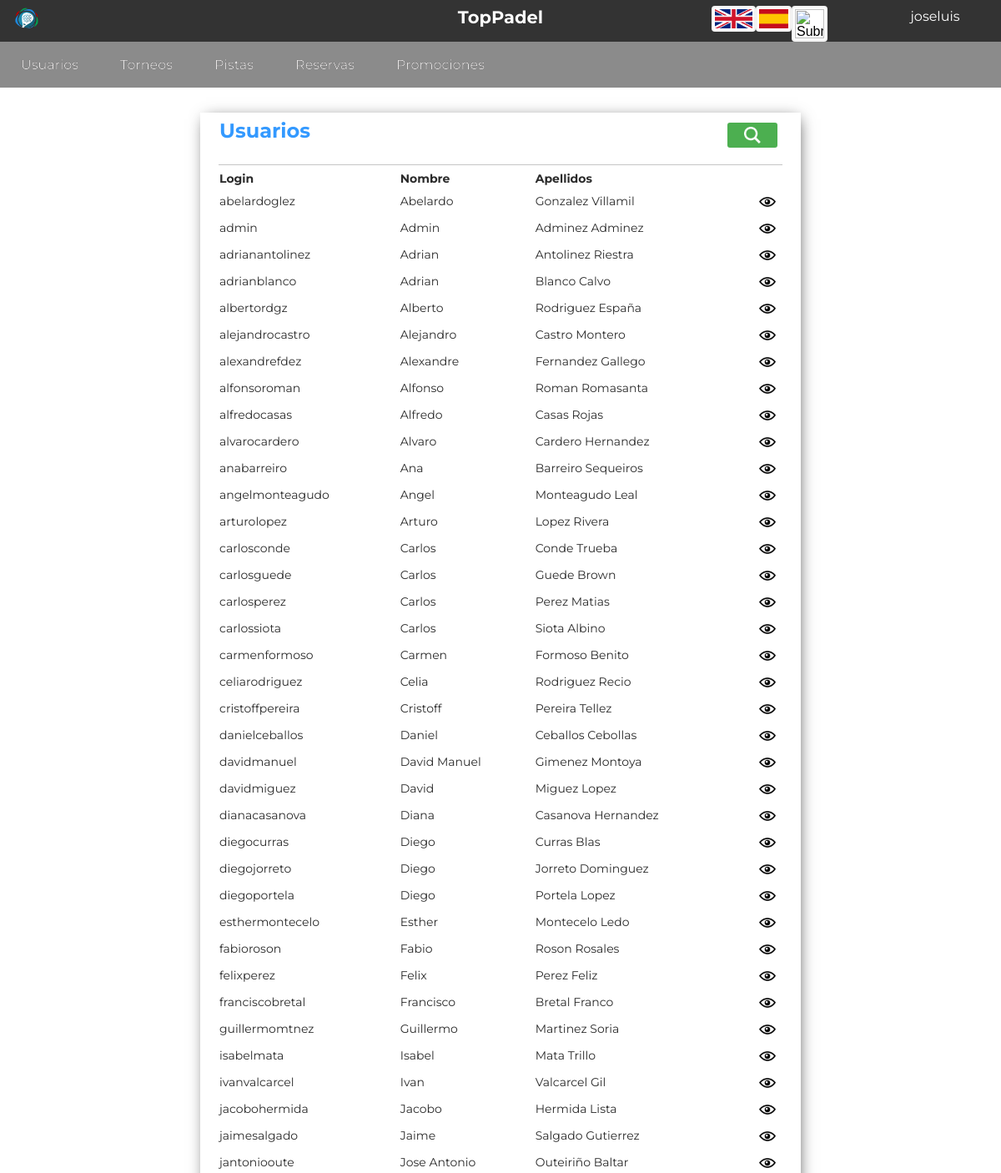
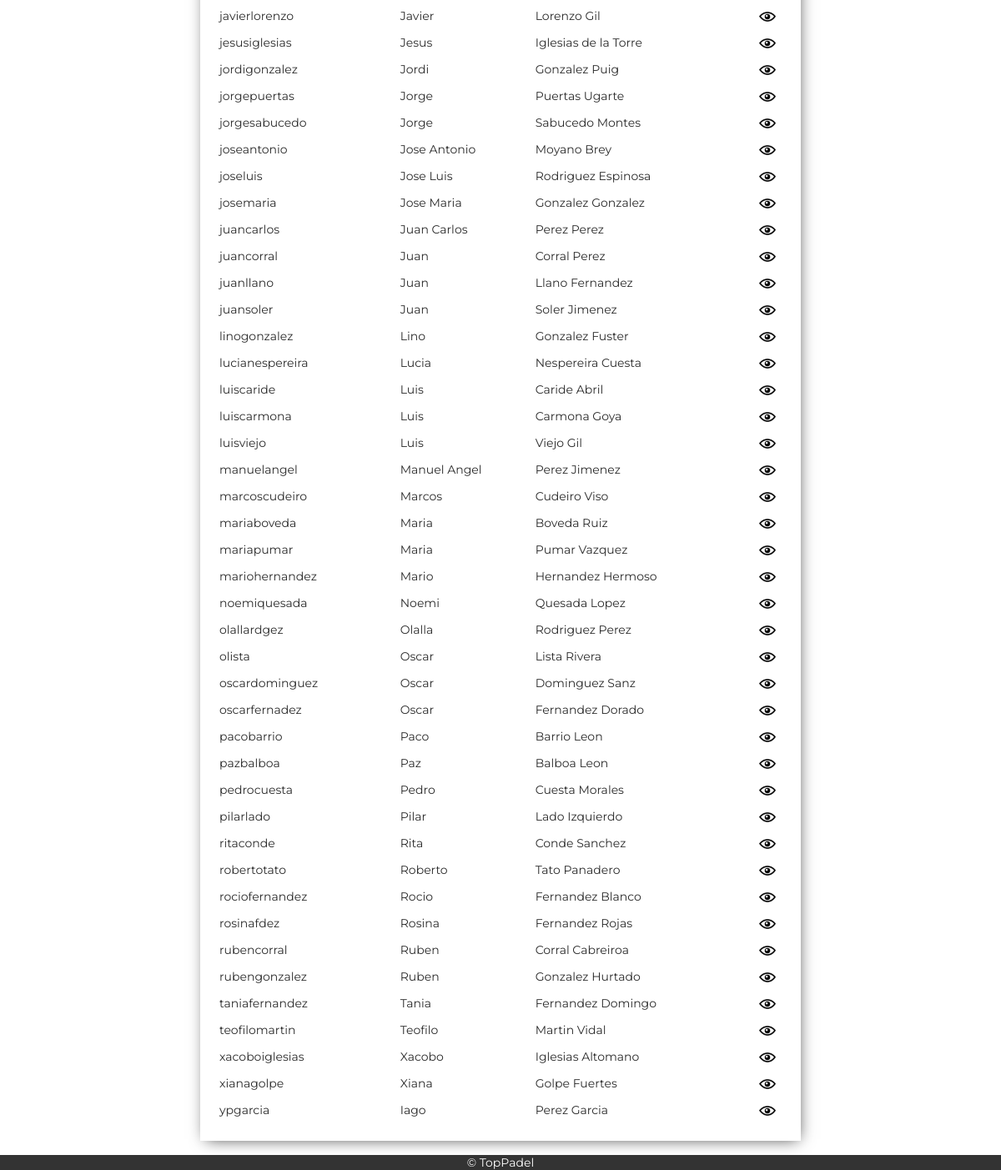
The page /Controllers/Usuarios_Controller.php (signed in) on the database as committed earlier (2 pictures, top to bottom).
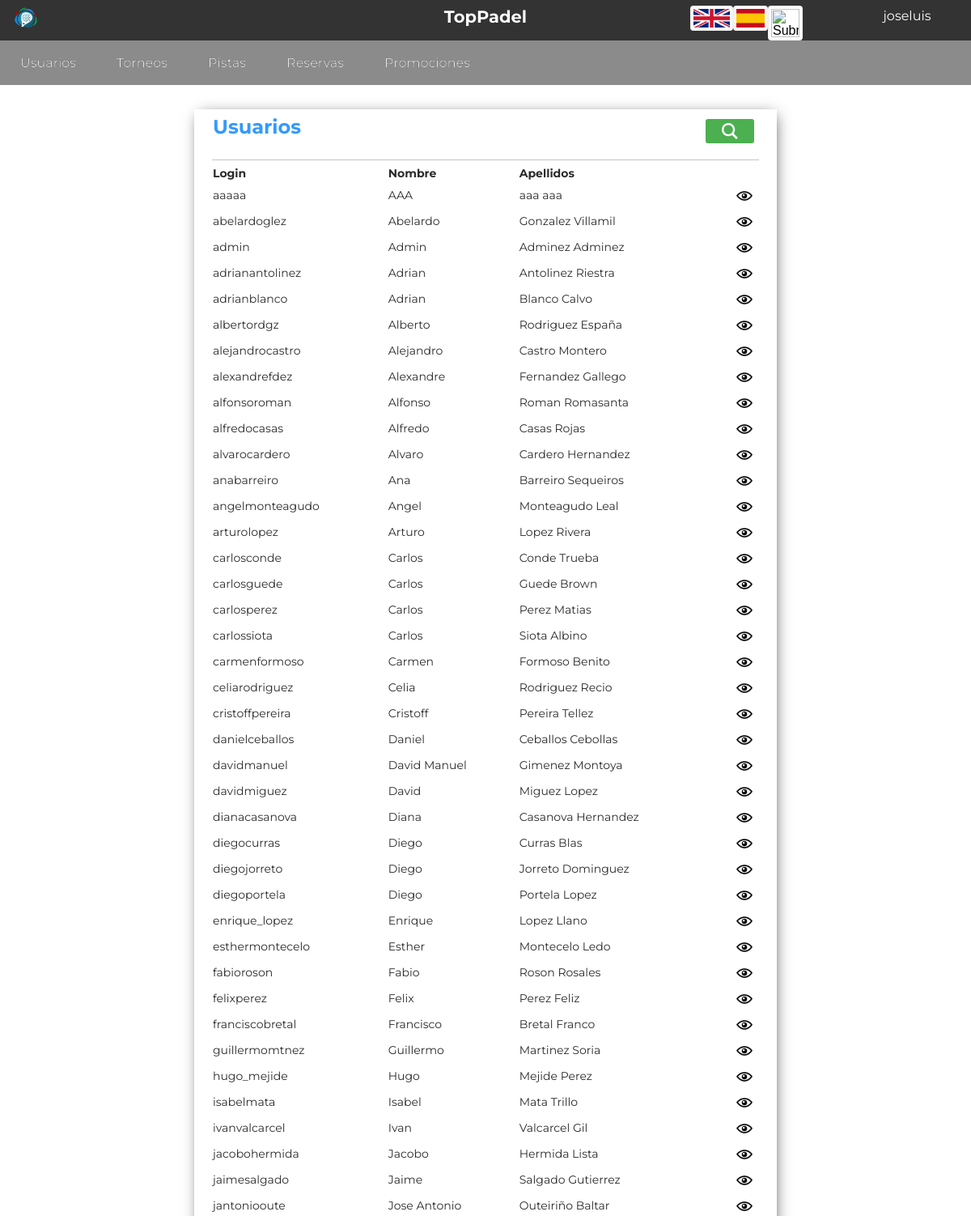
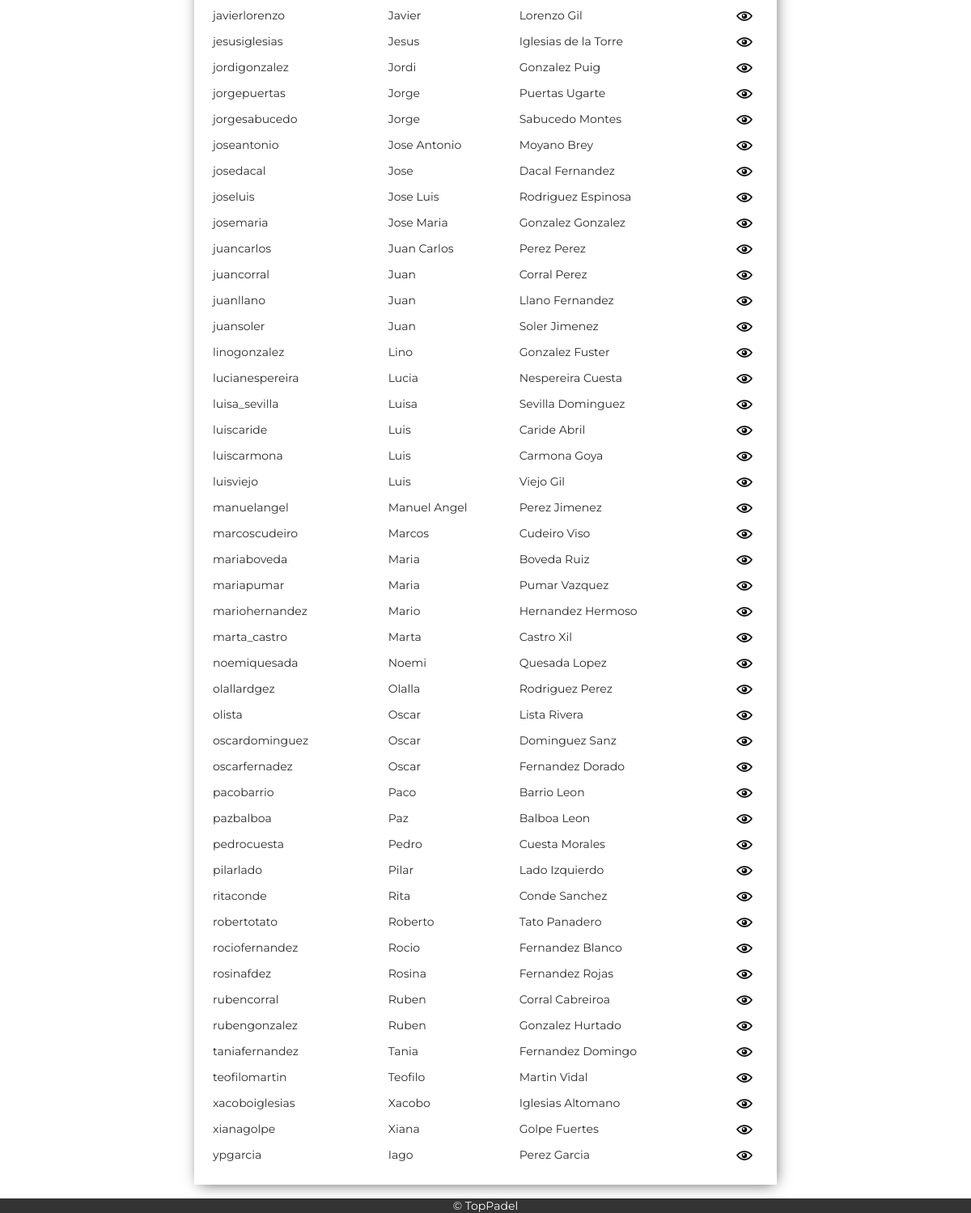
The same page on the database as committed later (2 pictures, top to bottom).
### tables this page shows
CREATE TABLE `usuarios` (
  `login` varchar(45) NOT NULL,
  `password` varchar(128) NOT NULL,
  `dni` varchar(9) NOT NULL,
  `nombre` varchar(30) NOT NULL,
  `apellidos` varchar(50) NOT NULL,
  `telefono` varchar(11) NOT NULL,
  `email` varchar(60) NOT NULL,
  `fecha` date NOT NULL,
  `sexo` enum('Masculina','Femenina') NOT NULL,
  `tipo` enum('ADMIN','NORMAL','ENTRENADOR') NOT NULL,
  `socio` enum('SI','NO') NOT NULL DEFAULT 'NO',
  `IBAN` varchar(4) DEFAULT NULL,
  `cuenta` varchar(30) DEFAULT NULL
);

### Models/Usuarios_Model.php (called while the page is built, shortened)
<?php
class USUARIOS_Model {
	var $login;
	var $dni;
	var $nombre;
	var $apellidos;
	var $telefono;
	var $email;
	var $fecha;
	var $sexo;
	var $socio;
	var $tipo;
	var $IBAN;
	var $cuenta;
function __construct($login,$password,$dni,$nombre,$apellidos,$telefono,$email,$fecha,$sexo,$tipo,$socio,$IBAN,$cuenta){
	$this->login = $login;
	$this->dni = $dni;
	$this->nombre = $nombre;
	$this->apellidos = $apellidos;
	$this->telefono = $telefono;
	$this->email = $email;
	$this->fecha = $fecha;
	$this->sexo = $sexo;
	$this->tipo = $tipo;
	$this->socio = $socio;
	$this->IBAN = $IBAN;
	$this->cuenta = $cuenta;
	include_once 'Access_DB.php';
	$this->mysqli = ConnectDB();
}
function search(){
	     $sql = "SELECT *
       			FROM usuarios
    			WHERE
    				(
    				(`login` LIKE '%$this->login%') &&
	 				(`nombre` LIKE '%$this->nombre%') &&
					(`apellidos` LIKE '%$this->apellidos%') &&
					(`dni` LIKE '%$this->dni%') &&
					(`telefono` LIKE '%$this->telefono%') &&
					(`email` LIKE '%$this->email%') &&
					(`fecha` LIKE '%$this->fecha%') &&
					(`sexo` LIKE '%$this->sexo%') &&
					(`tipo` LIKE '%$this->tipo%') &&
					(`socio` LIKE '%$this->socio%') &&
					(`IBAN` LIKE '%$this->IBAN%') &&
					(`cuenta` LIKE '%$this->cuenta%')
    				)";
    if (!($resultado = $this->mysqli->query($sql))){
		return 'Error en la búsqueda';
	}
    else{
		return $resultado;
	}
}
}
?>

### Models/Access_DB.php (called while the page is built)
<?php
function ConnectDB()
{
    $mysqli = new mysqli("localhost", "todolist", "todolist", "todolist");
	if ($mysqli->connect_errno) {
		include './MESSAGE.php';
		new MESSAGE("Fallo al conectar a MySQL: (" . $mysqli->connect_errno . ") " . $mysqli->connect_error, './index.php');
		return false;
	}
	else{
		return $mysqli;
	}
}
?>

### Views/Usuarios_SHOWALL_Normal_View.php (the view, shortened to what this page needs)
<?php
include_once '../Views/Header.php';
 class Usuarios_SHOWALL_Normal{
	var $datos;
	function __construct($datos,$enlace){
		$this -> datos = $datos;
		$this -> mostrar();
	}
	function mostrar(){
?>
	<div class="showall">
		<table class="showAllUsers">
			<tr><th class="title" colspan="4"><?php echo $strings['Usuarios']; ?>
			<form class="tableActions" action="../Controllers/Usuarios_Controller.php" method="">
			<button class="buscar-little" name="action" value="Confirmar_SEARCH1" type="submit"></button>
			</form></th></tr>
			<tr>
				<th><?php echo $strings['Login']; ?></th>
				<th><?php echo $strings['Nombre']; ?></th>
				<th><?php echo $strings['Apellidos']; ?></th>
				<th></th>
			</tr>
		<?php
			while($fila = $this ->datos->fetch_array()){
		?>
			<tr>
				<form action="../Controllers/Usuarios_Controller.php" method="post" name="action" >
					<td><?php echo $fila['login']; ?></td>
					<td><?php echo $fila['nombre']; ?></td>
					<td><?php echo $fila['apellidos']; ?></td>
					<td style="text-align:right">
						<button class="add" name="action" value="Confirmar_SHOWCURRENT" type="submit"></button>
					</td>
				</form>
			</tr>
		<?php
			}
		?>
		</table>
	</div>
<?php
    }
}
?>
<footer>
	<?php include '../Views/Footer.php'; ?>
</footer>

Rows that differ between the two databases and show on the page:
added usuarios: login "aaaaa", nombre "AAA", apellidos "aaa aaa"
added usuarios: login "enrique_lopez", nombre "Enrique", apellidos "Lopez Llano"
added usuarios: login "hugo_mejide", nombre "Hugo", apellidos "Mejide Perez"
added usuarios: login "josedacal", nombre "Jose", apellidos "Dacal Fernandez"
added usuarios: login "luisa_sevilla", nombre "Luisa", apellidos "Sevilla Dominguez"
added usuarios: login "marta_castro", nombre "Marta", apellidos "Castro Xil"
